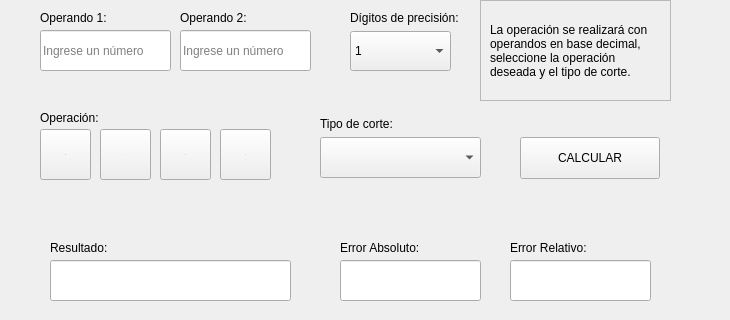
         <widget class="QWidget" name="tab_3">
          <attribute name="title">
           <string>Calculadora</string>
          </attribute>
          <widget class="QWidget" name="franjaMediaC" native="true">
           <property name="geometry">
            <rect>
             <x>0</x>
             <y>109</y>
             <width>711</width>
             <height>121</height>
            </rect>
           </property>
           <widget class="QToolButton" name="btnSumar">
            <property name="geometry">
             <rect>
              <x>40</x>
              <y>20</y>
              <width>51</width>
              <height>51</height>
             </rect>
            </property>
            <property name="font">
             <font>
              <pointsize>-1</pointsize>
              <bold>true</bold>
             </font>
            </property>
            <property name="text">
             <string>+</string>
            </property>
           </widget>
           <widget class="QToolButton" name="btnRestar">
            <property name="geometry">
             <rect>
              <x>100</x>
              <y>20</y>
              <width>51</width>
              <height>51</height>
             </rect>
            </property>
            <property name="font">
             <font>
              <pointsize>-1</pointsize>
              <bold>true</bold>
             </font>
            </property>
            <property name="text">
             <string>_
</string>
            </property>
           </widget>
           <widget class="QToolButton" name="btnMultiplicar">
            <property name="geometry">
             <rect>
              <x>160</x>
              <y>20</y>
              <width>51</width>
              <height>51</height>
             </rect>
            </property>
            <property name="font">
             <font>
              <pointsize>-1</pointsize>
              <bold>true</bold>
             </font>
            </property>
            <property name="text">
             <string>*</string>
            </property>
           </widget>
           <widget class="QToolButton" name="btnDividir">
            <property name="geometry">
             <rect>
              <x>220</x>
              <y>20</y>
              <width>51</width>
              <height>51</height>
             </rect>
            </property>
            <property name="font">
             <font>
              <pointsize>-1</pointsize>
              <bold>true</bold>
             </font>
            </property>
            <property name="text">
             <string>/</string>
            </property>
           </widget>
           <widget class="QComboBox" name="comboBox_2">
            <property name="geometry">
             <rect>
              <x>320</x>
              <y>28</y>
              <width>161</width>
              <height>41</height>
             </rect>
            </property>
            <property name="placeholderText">
             <string>Seleccionar corte...</string>
            </property>
            <item>
             <property name="text">
              <string>Truncamiento</string>
             </property>
            </item>
            <item>
             <property name="text">
              <string>Redondeo Simétrico</string>
             </property>
            </item>
           </widget>
           <widget class="QLabel" name="lblOperacion">
            <property name="geometry">
             <rect>
              <x>40</x>
              <y>1</y>
              <width>111</width>
              <height>16</height>
             </rect>
            </property>
            <property name="text">
             <string>Operación:</string>
            </property>
           </widget>
           <widget class="QLabel" name="lblCorte">
            <property name="geometry">
             <rect>
              <x>320</x>
              <y>4</y>
              <width>91</width>
              <height>21</height>
             </rect>
            </property>
            <property name="text">
             <string>Tipo de corte:</string>
            </property>
           </widget>
           <widget class="QPushButton" name="btnCalcularC">
            <property name="geometry">
             <rect>
              <x>520</x>
              <y>28</y>
              <width>140</width>
              <height>42</height>
             </rect>
            </property>
            <property name="text">
             <string>CALCULAR</string>
            </property>
           </widget>
          </widget>
          <widget class="QWidget" name="franjaInferiorC" native="true">
           <property name="geometry">
            <rect>
             <x>0</x>
             <y>210</y>
             <width>711</width>
             <height>101</height>
            </rect>
           </property>
           <widget class="QLineEdit" name="lineResultadoC">
            <property name="geometry">
             <rect>
              <x>50</x>
              <y>50</y>
              <width>241</width>
              <height>41</height>
             </rect>
            </property>
           </widget>
           <widget class="QLabel" name="lblResultadoC">
            <property name="geometry">
             <rect>
              <x>50</x>
              <y>30</y>
              <width>121</width>
              <height>16</height>
             </rect>
            </property>
            <property name="text">
             <string>Resultado:</string>
            </property>
           </widget>
           <widget class="QLabel" name="lblAbsoluto">
            <property name="geometry">
             <rect>
              <x>340</x>
              <y>30</y>
              <width>141</width>
              <height>16</height>
             </rect>
            </property>
            <property name="text">
             <string>Error Absoluto:</string>
            </property>
           </widget>
           <widget class="QLabel" name="lblRelativo">
            <property name="geometry">
             <rect>
              <x>510</x>
              <y>30</y>
              <width>101</width>
              <height>16</height>
             </rect>
            </property>
            <property name="text">
             <string>Error Relativo:</string>
            </property>
           </widget>
           <widget class="QLineEdit" name="lineAbsoluto">
            <property name="geometry">
             <rect>
              <x>340</x>
              <y>50</y>
              <width>141</width>
              <height>41</height>
             </rect>
            </property>
           </widget>
           <widget class="QLineEdit" name="lineRelativo">
            <property name="geometry">
             <rect>
              <x>510</x>
              <y>50</y>
              <width>141</width>
              <height>41</height>
             </rect>
            </property>
           </widget>
          </widget>
          <widget class="QWidget" name="franjaSuperiorC" native="true">
           <property name="geometry">
            <rect>
             <x>10</x>
             <y>0</y>
             <width>711</width>
             <height>101</height>
            </rect>
           </property>
           <widget class="QLineEdit" name="lineOperando1">
            <property name="geometry">
             <rect>
              <x>30</x>
              <y>30</y>
              <width>131</width>
              <height>41</height>
             </rect>
            </property>
            <property name="placeholderText">
             <string>Ingrese un número</string>
            </property>
           </widget>
           <widget class="QLineEdit" name="lineOperando2">
            <property name="geometry">
             <rect>
              <x>170</x>
              <y>30</y>
              <width>131</width>
              <height>41</height>
             </rect>
            </property>
            <property name="placeholderText">
             <string>Ingrese un número </string>
            </property>
           </widget>
           <widget class="QLabel" name="lblOperando1">
            <property name="geometry">
             <rect>
              <x>30</x>
              <y>10</y>
              <width>101</width>
              <height>16</height>
             </rect>
            </property>
            <property name="text">
             <string>Operando 1:</string>
            </property>
           </widget>
           <widget class="QLabel" name="lblOperando2">
            <property name="geometry">
             <rect>
              <x>170</x>
              <y>10</y>
              <width>111</width>
              <height>16</height>
             </rect>
            </property>
            <property name="text">
             <string>Operando 2:</string>
            </property>
           </widget>
           <widget class="QComboBox" name="comboPrecisionC">
            <property name="geometry">
             <rect>
              <x>340</x>
              <y>31</y>
              <width>101</width>
              <height>40</height>
             </rect>
            </property>
            <item>
             <property name="text">
              <string>1</string>
             </property>
            </item>
            <item>
             <property name="text">
              <string>2</string>
             </property>
            </item>
            <item>
             <property name="text">
              <string>3</string>
             </property>
            </item>
            <item>
             <property name="text">
              <string>4</string>
             </property>
            </item>
            <item>
             <property name="text">
              <string>5</string>
             </property>
            </item>
            <item>
             <property name="text">
              <string>6</string>
             </property>
            </item>
            <item>
             <property name="text">
              <string>7</string>
             </property>
            </item>
            <item>
             <property name="text">
              <string>8</string>
             </property>
            </item>
            <item>
             <property name="text">
              <string>9</string>
             </property>
            </item>
           </widget>
           <widget class="QLabel" name="lblPrecisionC">
            <property name="geometry">
             <rect>
              <x>340</x>
              <y>10</y>
              <width>141</width>
              <height>16</height>
             </rect>
            </property>
            <property name="text">
             <string>Dígitos de precisión:</string>
            </property>
           </widget>
           <widget class="QFrame" name="frameCalculadora">
            <property name="geometry">
             <rect>
              <x>470</x>
              <y>0</y>
              <width>191</width>
              <height>101</height>
             </rect>
            </property>
            <property name="frameShape">
             <enum>QFrame::StyledPanel</enum>
            </property>
            <property name="frameShadow">
             <enum>QFrame::Raised</enum>
            </property>
            <widget class="QLabel" name="lblFrameC">
             <property name="geometry">
              <rect>
               <x>10</x>
               <y>0</y>
               <width>171</width>
               <height>101</height>
              </rect>
             </property>
             <property name="text">
              <string>La operación se realizará con operandos en base decimal, seleccione la operación deseada y el tipo de corte.</string>
             </property>
             <property name="wordWrap">
              <bool>true</bool>
             </property>
            </widget>
           </widget>
          </widget>
         </widget>
